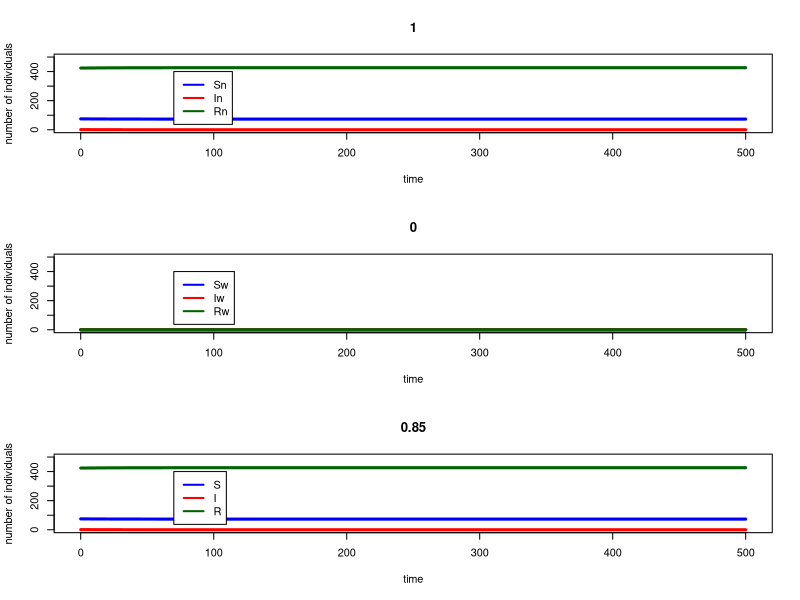
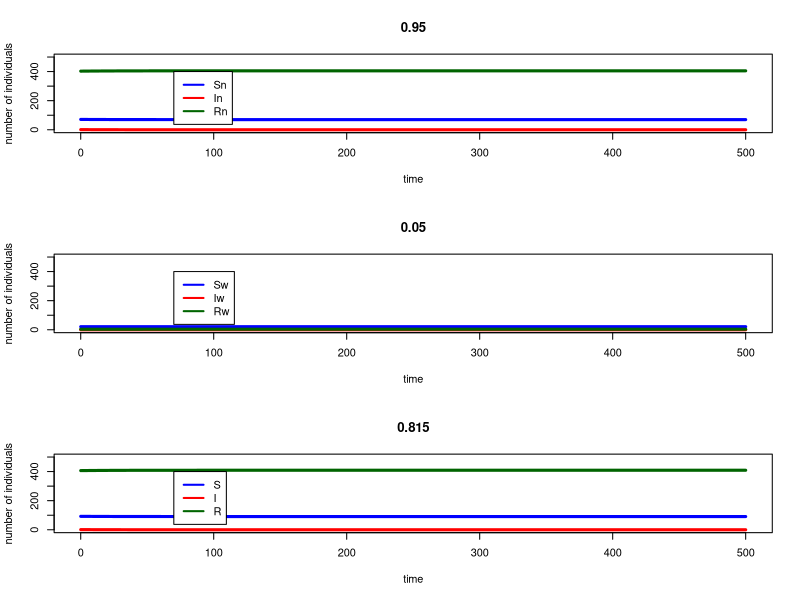
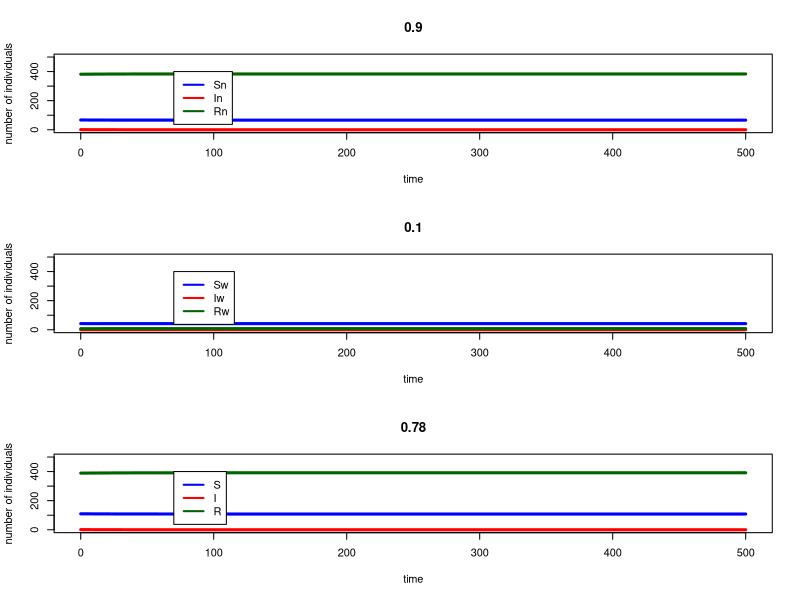
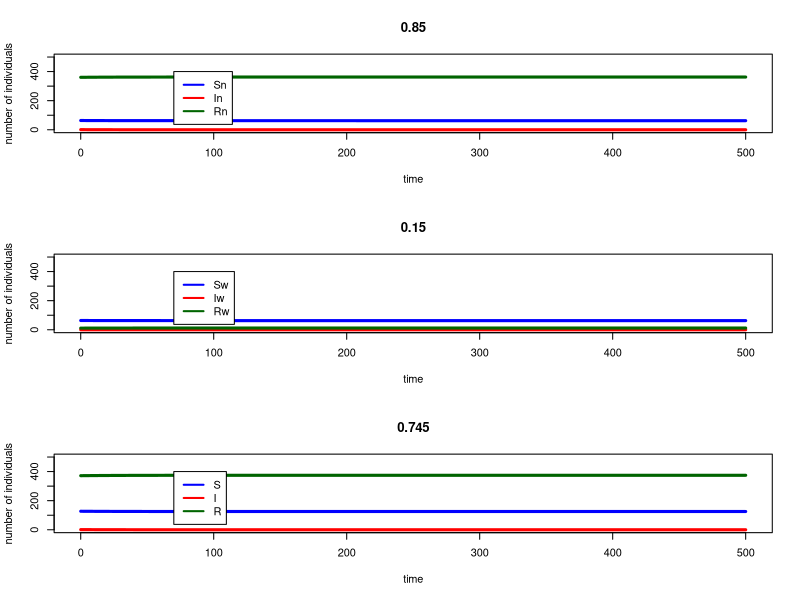
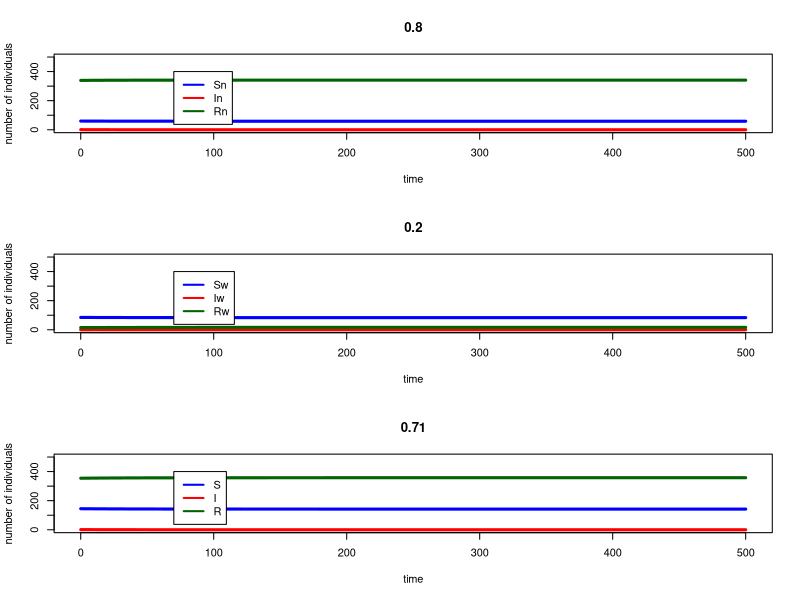
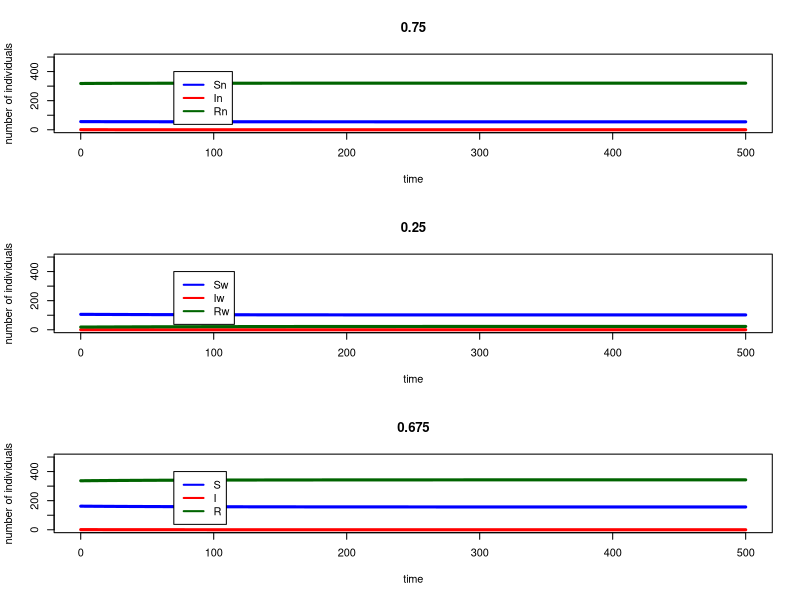
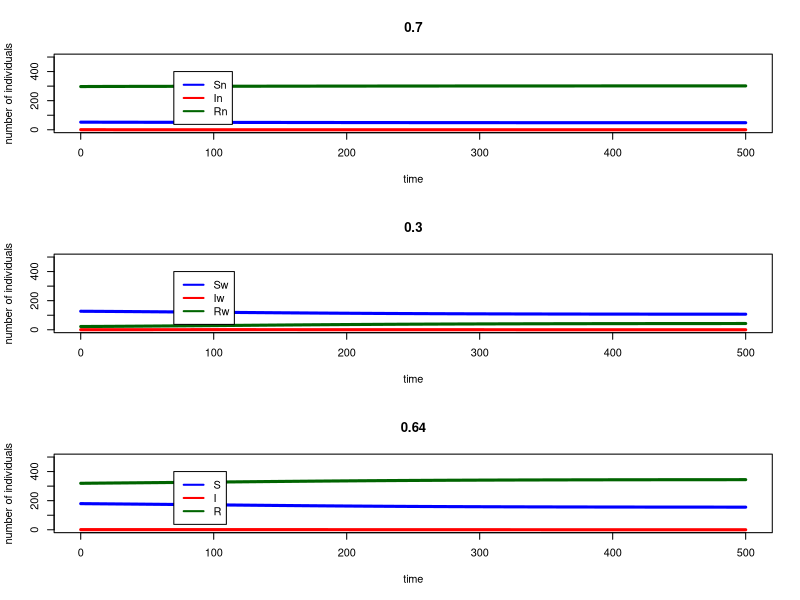
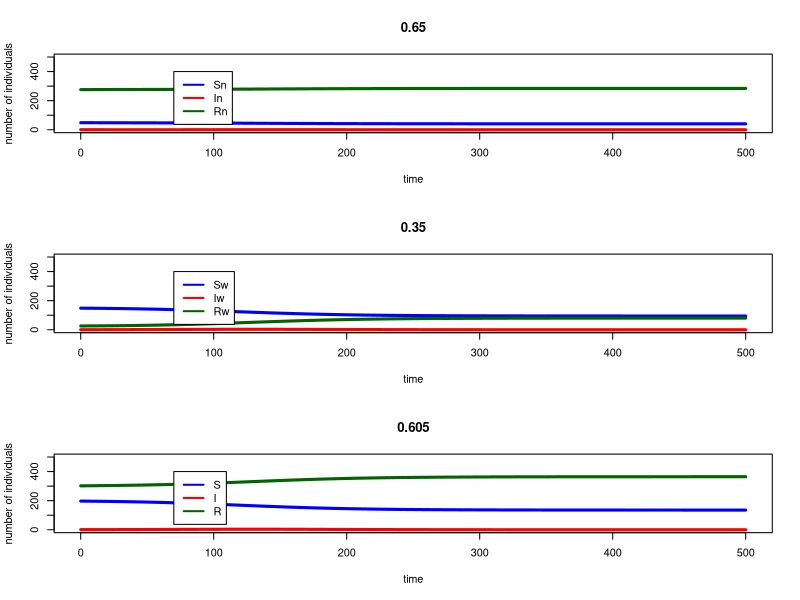

These figures' R source, in order:
##########################################################
# Starting script to the module 'SIR models of epidemics'
##########################################################

# implements the basic SIR model, and plots simulation results

## Here you only need to know basic things:
##  #	To make comments
##  <-	Assigning a value to a symbol
##  c	To create a vector c(v1, v2, ..., vn)
##  e	is *10^
##  seq(a,b,c)	To create a sequence from a to b with intervals c


###################################
# FUNCTION DEFINITIONS
###################################

###
# SIR <- function(t, x, parms)
# Use: calculates the derivatives for the SIR model
# Input: 
#      t: time (not used here, because there is no explicit time dependence)
#      x: vector of the current values of all variables (S, I, R)
#      parms: vector of all parameter values
# Output:
#      der: vector of derivatives

# To use the lsoda function, the model function has to be a function of t (time),
# x (the vector of the variables) and parms (the parameters of the model).

SIR <- function(t, x, parms){

# Beta and r are not global variables. This means that if you type beta in R, the output will be 'beta',
# and not its value. You have to specify that you want to use the value of beta from 'parms' to solve the ODEs.
# Similarly, the variables of the model are taken from the vector x. This is done by the 'with' function.

  with(as.list(c(parms,x)),{
    dSw <- - beta*(1-p)*Sw*Iw - beta*p*Sw*In #szuletes = halal, ezert a halalt parameterezem csak
    # d*sig+gi a total szuletesszam, ds a S-ek halala
    dSn <- - beta*(1-p)*Sn*In - beta*p*Sn*Iw
    # dS <- (d*(Sw+Iw+Rw)+g*Iw - beta*(1-p)*Sw*Iw - beta*p*Sw*In - d*Sw - fw*Sw) + 
    # (d*(Sn+In+Rn)+g*In - beta*(1-p)*Sn*In - beta*p*Sn*Iw - d*Sn - fn*Sn)
    dIw <- + beta*(1-p)*Sw*Iw + beta*p*Sw*In - r*Iw
    #dI a sima halalozasi rataval halo I-k, g*I amennyivel jobban meghalnak az I-k
    dIn <- + beta*(1-p)*Sn*In + beta*p*Sn*Iw - r*In
    # dI <- (+ beta*(1-p)*Sw*Iw + beta*p*Sw*In - r*Iw - d*Iw -g*Iw) +
    # (+ beta*(1-p)*Sn*In + beta*p*Sn*Iw - r*In - d*In -g*In)
    dRw <- + r*Iw        # Note: because S+I+R=constant, this equation could actually be omitted,
    # and R at any time point could simply be calculated as N-S-I.
    dRn <- + r*In
    # dR <- (r*Iw - d*Rw + fw*Sw) +
    # (r*In - d*Rn + fn*Sn)
    der <- c(dSn, dSw, 
             # dS , 
             dIn, dIw, 
             # dI, 
             dRn, dRw # , 
             # dR
    )
    list(der)  # the output must be returned    
  }) # end of 'with'

}  # end of function definition


###########################
# MAIN PROGRAM
###########################

### LOAD LIBRARIES
#load R library for ordinary differential equation solvers
library(deSolve)
R0_vektor = vector(mode="list") #ez lesz amiben az R0-okat tárolom
### INITIALIZE PARAMETER SETTINGS
for (w in 1:21) {        # most csak azt nezem, ahol az oltasellenesek aranya 0
  fn = 0.85 # 0.5 + (v-1)/10
  fw = 0.15 # (w-1)/10
  q = (w-1)/20 # Waldorfosok aránya a popuban
  p = 0.2 # a valószínűség, hogy akivel találkozol, nem olyan, mint te
  f = q*fw + (1-q)*fn
  index = f*100
  S0 = 499
  parms <- c(beta=1e-3, r=1e-1, fw=fw, fn=fn, q=q, p=p)		# set the parameters of the model
  inits <- c(Sn=(1-q)*(1-fn)*S0, 
             Sw=q*(1-fw)*S0, 
             # S=((1-q)*(1-fn)*S0) +  (q*(1-fw)*S0),
             In= (1-q),
             Iw= q,
             # I=1,
             Rn=(1-q)*fn*S0, 
             Rw=q*fw*S0 # ,
             # R=((1-q)*fn*S0) + (q*fw*S0)
    )
  print(q*(1-fw)*S0)
  # set the initial values
  dt    <- seq(0,500,0.1)			# set the time points for evaluation

  # Calculate and print R_0 on the screen
  N <- sum(inits)
  R_0 <- with(as.list(parms),{beta*(N-f*S0)/r})
#   print(paste("hany szazalek oltott", index))
#   print(paste("R_0 =",R_0),quote=FALSE)
#   R0_vektor[v] = (R_0) #a vektor/lista/kisfaszom v-edik eleme legyen az aktualis R0 ertek
#   names(R0_vektor)[v] = f*100 #a vektor/lista/kisfaszom v-edik elemenek a neve legyen az oltottsagi %


  ### SIMULATE THE MODEL

  ## Use lsoda to solve the differential equations numerically. The syntax should be
  ## lsoda(initial values, time points, function, parameters)

  simulation <- as.data.frame(lsoda(inits, dt, SIR, parms=parms)) # this way our set 'parms' will be used as default

  ### PLOT THE OUTPUT

  # If you remove the # before pdf(...) and dev.off(), the output will be written in a pdf file,
  # in the working directory. If you don't, a window containing your graph will just pop up.

  #pdf("startingscript.pdf")
  #par(cex=1.7)
  # Plot S according to time, in blue, and add the graph I and R according to time,
  # in red and dark green respectively. Call help(plot) for further details.

  attach(simulation) # this command allows you to refer to the columns of the data frame directly.

  par(mfrow=c(3,1))
  plot(dt, Sn, type="l", col="blue", 
       ylim=c(0,sum(inits)), 
       main = (1-q), xlab="time", ylab="number of individuals",lwd=3)
  lines(dt, In, type="l", col="red",lwd=3)
  lines(dt, Rn, type="l", col="darkgreen",lwd=3)
  
  # Add a legend to the graph
  legend(70,400, legend=c("Sn","In","Rn"), col=c("blue", "red", "darkgreen"), lty=1,lwd=2)
  #dev.off()
  
  plot(dt, Sw, type="l", col="blue", 
       ylim=c(0, sum(inits)), 
       main = q, xlab="time", ylab="number of individuals",lwd=3)
  lines(dt, Iw, type="l", col="red",lwd=3)
  lines(dt, Rw, type="l", col="darkgreen",lwd=3)
  
  # Add a legend to the graph
  legend(70,400, legend=c("Sw","Iw","Rw"), col=c("blue", "red", "darkgreen"), lty=1,lwd=2)
  #dev.off()
  
  plot(dt, (Sn+Sw), type="l", col="blue", 
       ylim=c(0, sum(inits)), 
       main = (q*fw+(1-q)*fn), xlab="time", ylab="number of individuals",lwd=3)
  lines(dt, (In+Iw), type="l", col="red",lwd=3)
  lines(dt, (Rn+Rw), type="l", col="darkgreen",lwd=3)

  # Add a legend to the graph
  legend(70,400, legend=c("S","I","R"), col=c("blue", "red", "darkgreen"), lty=1,lwd=2)
  #dev.off()

  detach(simulation) # clean up the search path
}
# print(R0_vektor)
# volte = FALSE #ebben tarolom, hogy van-e olyan oltottsag, ami megelozi a jarvanyt
# for (a in 1:length(R0_vektor)) {
#   if (R0_vektor[a] < 1) {
#     print(names(R0_vektor)[a])
#     volte = TRUE
#     break
#   }
# }
# if (volte == FALSE) {
#   print("Mind meg fogunk dogleni")
# }
